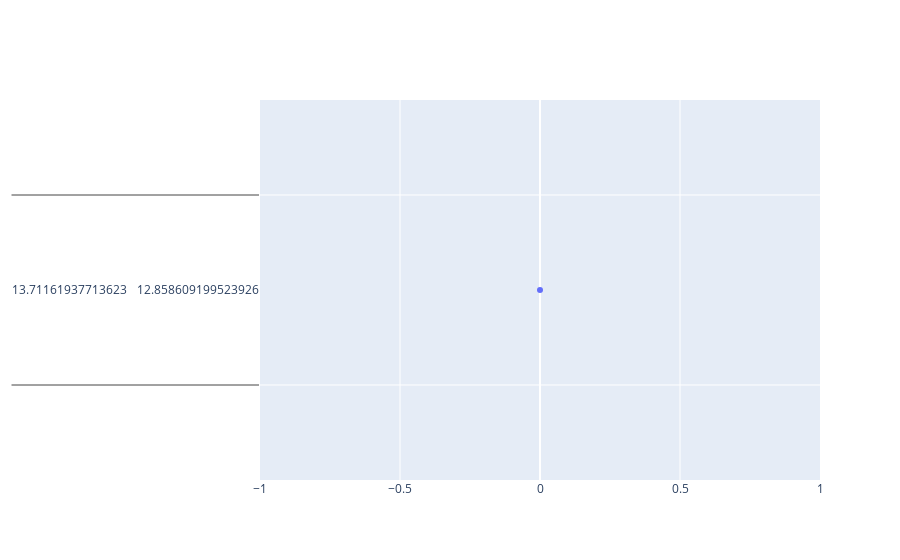

Write notebook code for a chart like this one.
### Markdown cell above
#### Plot new line graph again on `Close` with newly filled values

### Code cell
xrp_trace = go.Scatter(x=data.index, y=data['Close'], name= 'Price')
py.iplot([xrp_trace])

### Figure 1 — Plotly figure (JSON) as saved in the notebook; plotly's stock layout.template omitted (floating-point values rounded to 4 significant figures; data arrays with more than 128 entries replaced by an {"elided": "..."} marker saying what was removed)
{"data": [{"name": "Price", "x": {"elided": "2882 int values"}, "y": {"elided": "2882x1 float values"}, "type": "scatter"}], "layout": {}}
